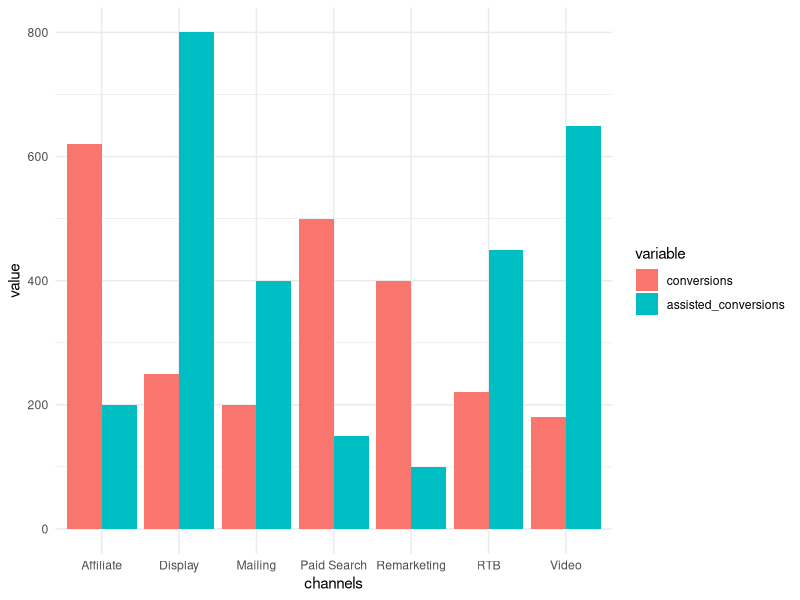
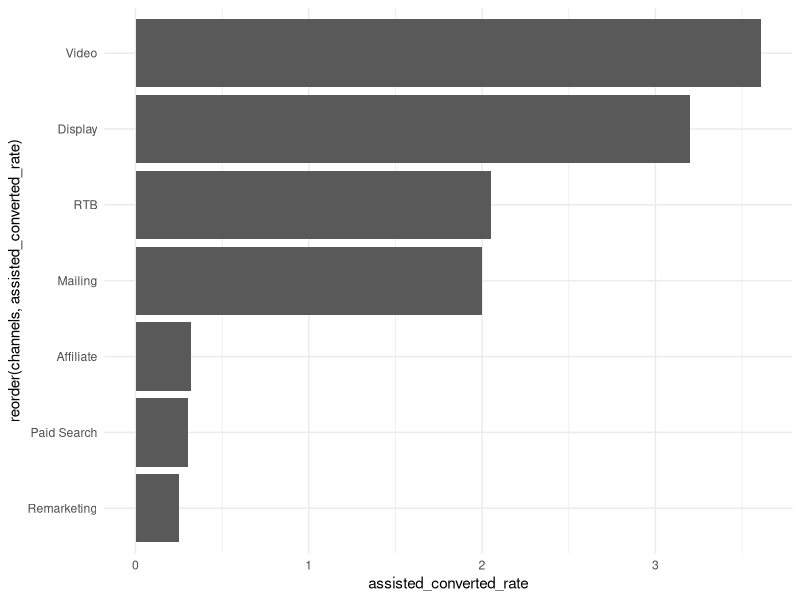
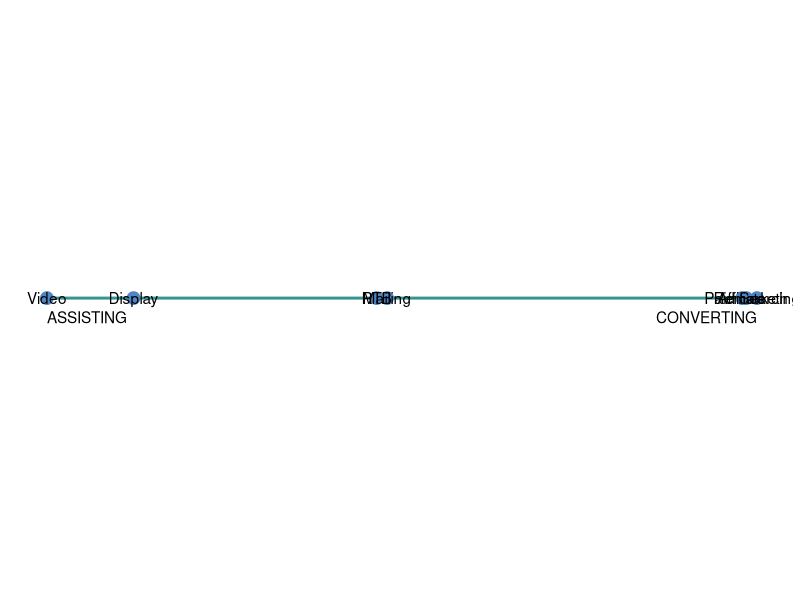
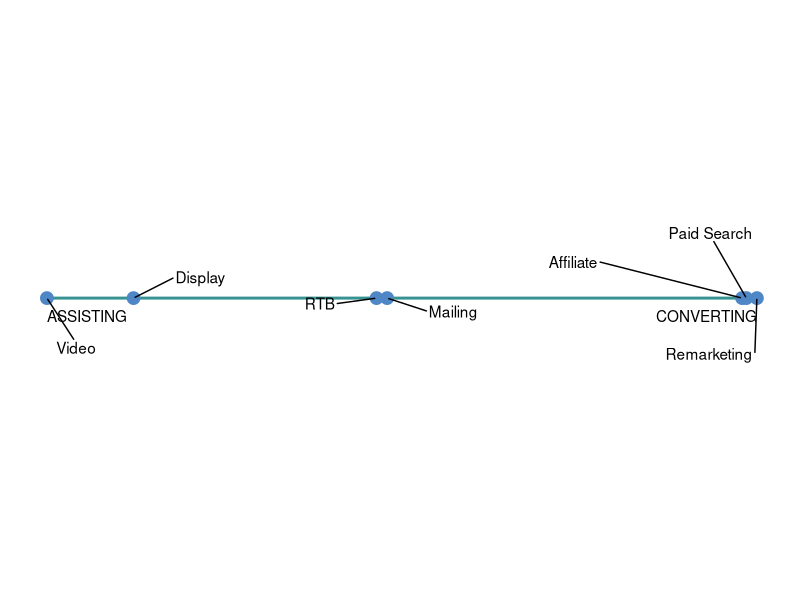

Write the R code that produced these figures, in order.
## ---- chunk 1
# Loading packages
library(ggplot2)
library(reshape2)
library(dplyr, warn.conflicts = F)
library(ggrepel)

# Clearing the workspace
rm(list = ls())
## ---- chunk 2
# Data input
channels <- c("Display", "RTB", "Affiliate", "Paid Search", "Mailing", "Video", "Remarketing")
conversions <- c(250, 220, 620, 500, 200, 180, 400)
assisted_conversions <- c(800, 450, 200, 150, 400, 650, 100)

# Merging into one data frame
df <- data.frame(channels, conversions, assisted_conversions)

# Checking class of the columns (should be "factor", "numeric", "numeric")
sapply(df, class)
## ---- chunk 3
# Converting into long format
df_melted <- melt(df, id.vars = "channels")

# Simple dataviz
ggplot(df_melted, aes(x = channels, y = value, fill = variable)) +
  geom_bar(stat = "identity", position = "dodge") +
  theme_minimal()
## ---- chunk 4
# Creating new variable
df <- mutate(df, assisted_converted_rate = round(assisted_conversions / conversions, 2))
df$assisted_converted_rate
## ---- chunk 5
# Better visualisation
ggplot(df, aes(x = reorder(channels, assisted_converted_rate), y = assisted_converted_rate)) +
  geom_bar(stat = "identity") + 
  theme_minimal() + 
  coord_flip()
## ---- chunk 6
# First take on line plot
ggplot(df, aes(x = (-assisted_converted_rate), y = 0)) +
  geom_line(colour = "#379392",
            size = 1) + 
  geom_point(data = df, 
             aes(x = -assisted_converted_rate, y = 0),
             colour = "#4F86C6", size = 4) +
  geom_text(aes(label = channels,
                x = -assisted_converted_rate)) + 
  annotate("text", x = max(-df$assisted_converted_rate), y = 0, label = "CONVERTING", hjust = 1, vjust = 2.1) +
  annotate("text", x = min(-df$assisted_converted_rate), y = 0, label = "ASSISTING", hjust = 0, vjust = 2.1) +
  theme_minimal() +
  theme(panel.grid = element_blank(),
        axis.text = element_blank(),
        axis.title = element_blank())
## ---- chunk 7
# Final version of line plot
ggplot(df, aes(x = (-assisted_converted_rate), y = 0)) +
  geom_line(colour = "#379392",
            size = 1) + 
  geom_point(data = df, 
             aes(x = -assisted_converted_rate, y = 0),
             colour = "#4F86C6", size = 4) +
  geom_text_repel(aes(label = channels, x = -assisted_converted_rate), 
                  stat = "identity",
                  angle = 0,
                  force = 7,
                  max.iter = 200,
                  box.padding = unit(2, "lines"),
                  point.padding = NA) + 
  annotate("text", x = max(-df$assisted_converted_rate), y = 0, label = "CONVERTING", hjust = 1, vjust = 2) +
  annotate("text", x = min(-df$assisted_converted_rate), y = 0, label = "ASSISTING", hjust = 0, vjust = 2) +
  theme_minimal() +
  theme(panel.grid = element_blank(),
        axis.text = element_blank(),
        axis.title = element_blank())
